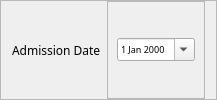
           <widget class="QFrame" name="frame_15">
            <property name="frameShape">
             <enum>QFrame::StyledPanel</enum>
            </property>
            <property name="frameShadow">
             <enum>QFrame::Raised</enum>
            </property>
            <layout class="QHBoxLayout" name="horizontalLayout_16">
             <property name="topMargin">
              <number>0</number>
             </property>
             <property name="bottomMargin">
              <number>0</number>
             </property>
             <item>
              <widget class="QLabel" name="label_8">
               <property name="font">
                <font>
                 <family>Moon</family>
                </font>
               </property>
               <property name="text">
                <string>Admission Date</string>
               </property>
              </widget>
             </item>
             <item>
              <widget class="QFrame" name="frame_16">
               <property name="frameShape">
                <enum>QFrame::StyledPanel</enum>
               </property>
               <property name="frameShadow">
                <enum>QFrame::Raised</enum>
               </property>
               <layout class="QHBoxLayout" name="horizontalLayout_17">
                <item>
                 <widget class="QDateEdit" name="admissionDateLine">
                  <property name="font">
                   <font>
                    <family>Raleway</family>
                    <pointsize>7</pointsize>
                   </font>
                  </property>
                  <property name="calendarPopup">
                   <bool>true</bool>
                  </property>
                 </widget>
                </item>
               </layout>
              </widget>
             </item>
            </layout>
           </widget>
